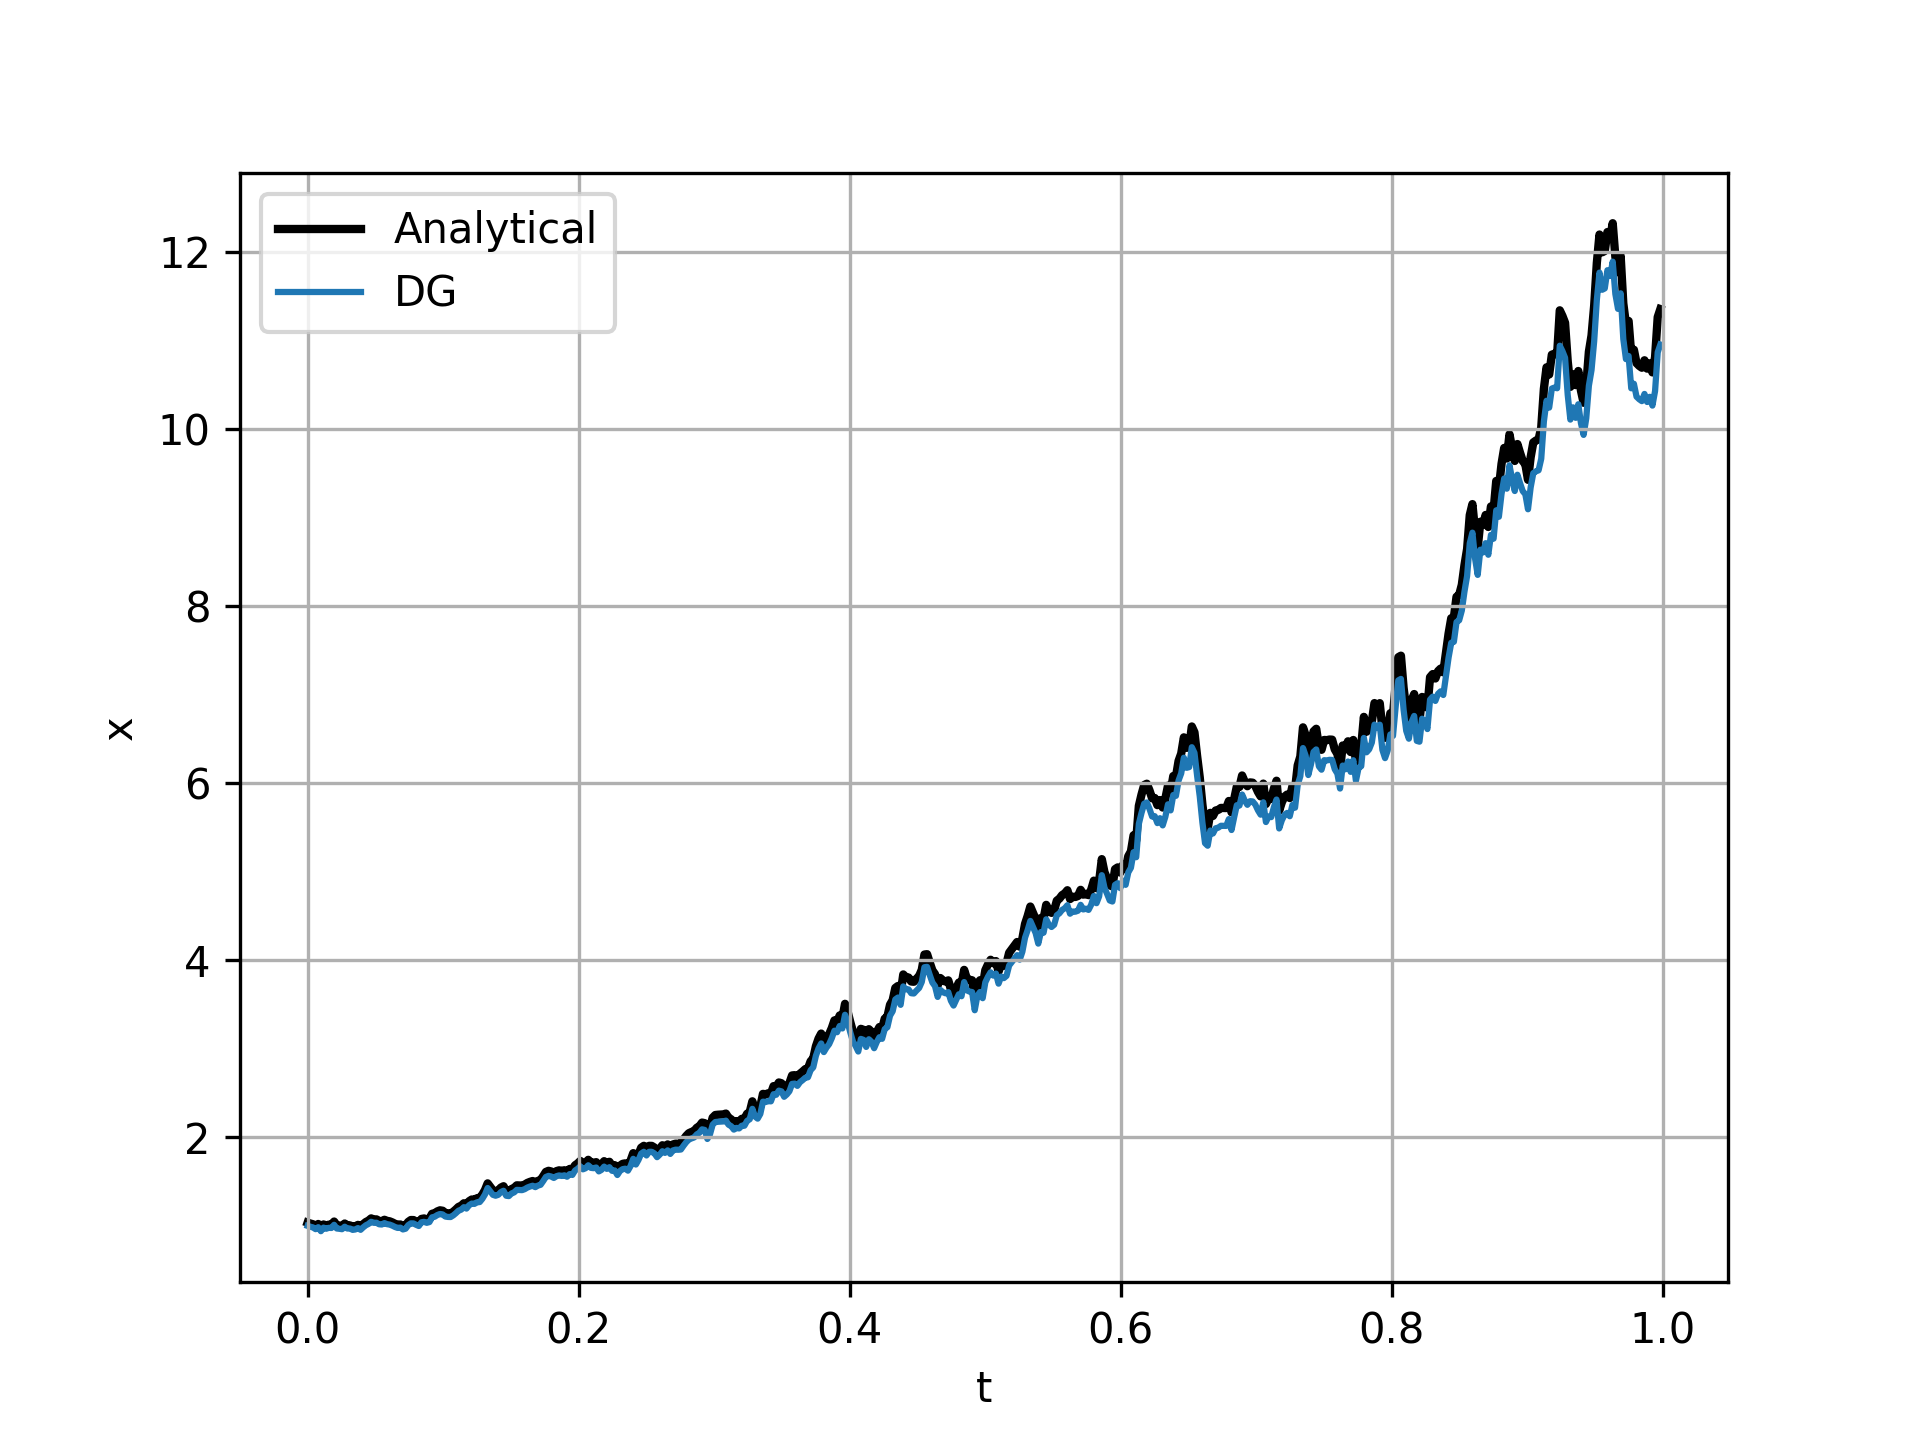

Reproduce this figure in Python.
# 1D DG solver for geometric Brownian motion - one realization

import sys
import os
current = os.path.dirname(os.path.realpath(__file__))
parent = os.path.dirname(current)
sys.path.append(parent)

import matplotlib.pyplot as plt
import numpy as np
import math
import scipy
from scipy.special import jacobi

# xdot function
def f(xv):
    # dX = a X dt + beta X dW
    # xdot = a X + beta X dW/dt
    xdot = (alpha - 0.5*beta**2)*xv + beta*xv*dW[j]/dt
    return xdot


# residual vector
def resid(c,xh0):
    r = np.zeros((porder+1))
    for k in range(porder+1):
        phi_k = phi[:,k] # phi_k (xi_q)
        dphi_k = dphi[:,k] # phi'_k (xi_q)
        phi_k_left = phi_left[:,k] # phi_k (xi_q = -1)
        phi_k_right = phi_right[:,k] # phi_k (xi_q = +1)

        r[k] = dphi_k.T @ np.diag(w) @ phi @ c + phi_k.T @ np.diag(0.5*dt*w) @ f(phi @ c) - phi_k_right.T @ phi_right @ c + phi_k_left.T @ np.array([xh0])

    return r

def gaussquad1d(pgauss):

    """     
    gaussquad1d calculates the gauss integration points in 1d for [-1,1]
    [x,w]=gaussquad1d(pgauss)

      x:         coordinates of the integration points 
      w:         weights  
      pgauss:         order of the polynomila integrated exactly 
    """

    n = math.ceil((pgauss+1)/2)
    P = jacobi(n, 0, 0)
    x = np.sort(np.roots(P))

    A = np.zeros((n,n))
    for i in range(1,n+1):
        P = jacobi(i-1,0,0)
        A[i-1,:] = np.polyval(P,x)

    r = np.zeros((n,), dtype=float)
    r[0] = 2.0
    w = np.linalg.solve(A,r)

    # map from [-1,1] to [0,1]
    #x = (x + 1.0)/2.0
    #w = w/2.0

    return x, w

def plegendre(x,porder):
    
    try:
        y = np.zeros((len(x),porder+1))
        dy = np.zeros((len(x),porder+1))
        ddy = np.zeros((len(x),porder+1))
    except TypeError: # if passing in single x-point
        y = np.zeros((1,porder+1))
        dy = np.zeros((1,porder+1))
        ddy = np.zeros((1,porder+1))

    y[:,0] = 1
    dy[:,0] = 0
    ddy[:,0] = 0

    if porder >= 1:
        y[:,1] = x
        dy[:,1] = 1
        ddy[:,1] = 0
    
    for i in np.arange(1,porder):
        y[:,i+1] = ((2*i+1)*x*y[:,i]-i*y[:,i-1])/(i+1)
        dy[:,i+1] = ((2*i+1)*x*dy[:,i]+(2*i+1)*y[:,i]-i*dy[:,i-1])/(i+1)
        ddy[:,i+1] = ((2*i+1)*x*ddy[:,i]+2*(2*i+1)*dy[:,i]-i*ddy[:,i-1])/(i+1)

    # return y,dy,ddy
    return y,dy


if __name__ == "__main__":

    porder = 1

    # params
    alpha = 2
    beta = 0.5
    x0 = 1

    # simulation parameters
    T = 1
    N = 2**9
    dt = 1/N
    t = np.arange(0,T,dt)

    # quadrature points
    xi, w = gaussquad1d(porder+1)
    Nq = len(xi)

    # initial conditions
    xh = np.zeros((1)) # elements x quad points X x
    xhq = np.zeros((1)) # all quad points
    tq = np.zeros((1)) # time points that correspond to quad points
    xh[0] = x0
    xhq = xh[0]

    np.random.seed(1)
    dW = np.sqrt(dt) * np.random.randn(N)
    W = np.cumsum(dW)
    x_exact = x0 * np.exp(beta*W + (alpha - 0.5*beta**2)*t)

    # precompute polynomials
    phi, dphi = plegendre(xi,porder)
    phi_left, dphi_left = plegendre(-1,porder) # dphi_left not used
    phi_right, dphi_right = plegendre(1,porder) # dphi_right not used

    xh0 = xh[0]
    cguess = np.append(xh0,np.zeros(porder))
    
    # integrate across time elements - DG
    for j in range(1,N): # loop across I_j's
        t0 = t[j-1]
        tf = t[j]
        c = scipy.optimize.root(resid, cguess, args=(xh0,)).x # solve residual function above
        xhq = np.append(xhq,phi @ c)
        tq = np.append(tq,dt*xi/2 + (t0+tf)/2)
        xh = np.append(xh,phi_right @ c) # xi = +1
        cguess = c
        xh0 = xh[-1]
        

    plt.figure()
    plt.plot(t,x_exact,'k-',linewidth=2,zorder=1,label="Analytical")
    #plt.scatter(tq,xhq,s=5,zorder=2)
    #plt.scatter(t,xh,s=5,zorder=2)
    plt.plot(t,xh,zorder=1,label="DG")
    plt.xlabel("t")
    plt.ylabel("x")
    plt.grid()
    plt.legend()

    #plt.savefig('gbm-dg.png',dpi=300,format='png')


    plt.show()


